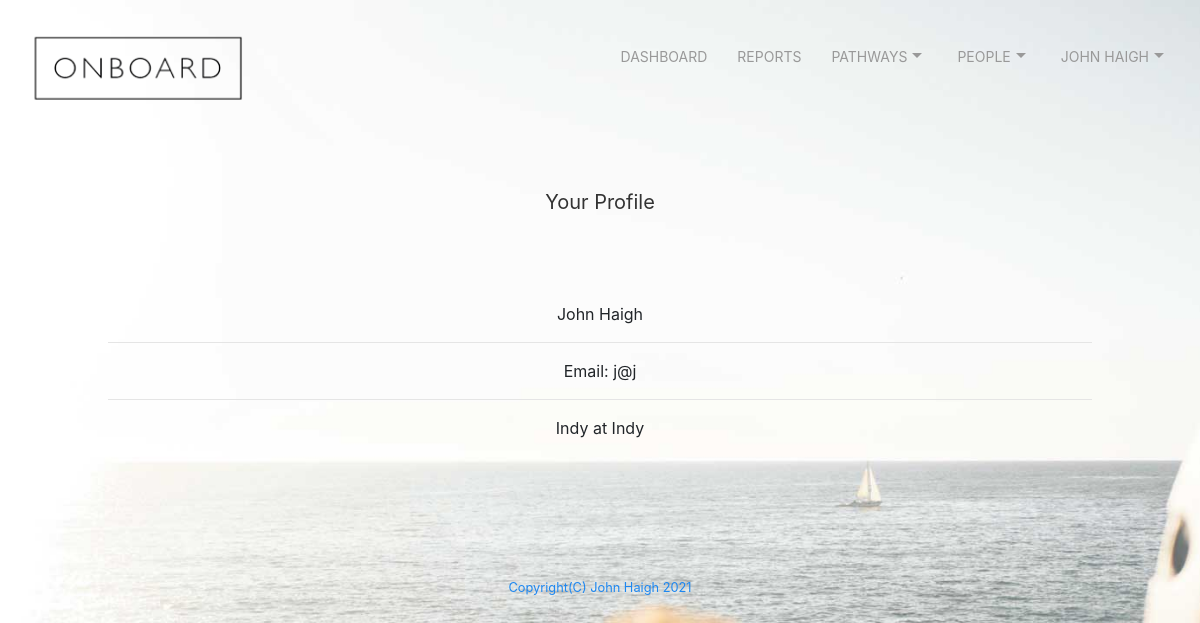
The page /profile (signed in) on the database as committed earlier.
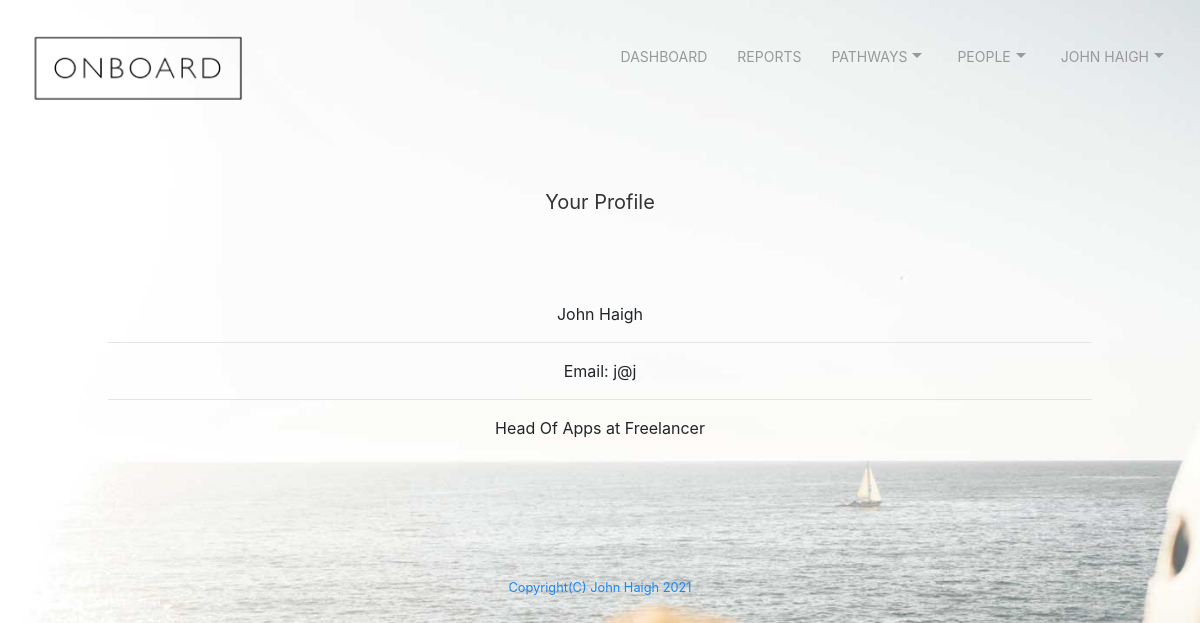
The same page on the database as committed later.
### tables this page shows
CREATE TABLE users ('id' integer PRIMARY KEY NOT NULL, 'email' text NOT NULL, 'firstname' text NOT NULL,'lastname' text NOT NULL, 'password' text NOT NULL, 'company' text NOT NULL, 'jobrole' text NOT NULL,'companymail' text NOT NULL);

### app.py (the view)
@app.route("/profile", methods=["GET", "POST"])
@login_required
def profile():
    if request.method == "GET":
        db = SQL("sqlite:///onboard.db")
        info = db.execute("SELECT * FROM users WHERE id = ?", session["user_id"])
        firstname = info[0]['firstname']
        lastname = info[0]['lastname']
        email = info[0]['email']
        company = info[0]['company']
        jobrole = info[0]['jobrole']
        fullname = firstname + ' ' + lastname
        return render_template('profile.html',  firstname = firstname, lastname = lastname, email = email, company = company, jobrole = jobrole, FullName = fullname)
    else:
        return render_template('update.html')

### app.py (called while the page is built)
@app.after_request
def after_request(response):
    response.headers["Cache-Control"] = "no-cache, no-store, must-revalidate"
    response.headers["Expires"] = 0
    response.headers["Pragma"] = "no-cache"
    return response

def login_required(f):
    @wraps(f)
    def decorated_function(*args, **kwargs):
        if session.get("user_id") is None:
            return redirect("/login")
        return f(*args, **kwargs)
    return decorated_function

### templates/profile.html (shortened to what this page needs)
{% extends "layout.html" %}
{% block main %}
<h4>Your Profile</h4>
<div id="center">
  <table class="uk-table uk-table-divider">
    <tr><td>{{firstname}} {{lastname}}</td></tr>
    <tr><td>Email: {{email}}</td></tr>
    <tr><td>{{jobrole}} at {{company}}</td></tr>
  </table>
</div>
{% endblock %}

### templates/layout.html (shortened to what this page needs)
<!DOCTYPE html>
<html lang="en">
<head>
  <link href="https://maxcdn.bootstrapcdn.com/bootstrap/4.1.3/css/bootstrap.min.css" rel="stylesheet">
  <link href="/static/styles.css" rel="stylesheet">
  <link rel="stylesheet" href="static/css/uikit.min.css" />
</head>
<div class="uk-position-relative">
  <div class="uk-position-top">
    <nav class="uk-navbar-container uk-navbar-transparent" uk-navbar>
      <div class="uk-navbar-right">
        <ul class="uk-navbar-nav">
          {% if session.user_id %}
          <li><a href="/dashboard">Dashboard</a></li>
          <li><a href="/report">Reports</a></li>
          <li><a href="/pathways">Pathways<span uk-icon="icon:  triangle-down"></span></a>
          </li>
          <li><a href="/people">People<span uk-icon="icon:  triangle-down"></span></a>
          </li>
          <li>
            <a href="#">{{FullName}}<span uk-icon="icon:  triangle-down"></span></a>
                {% else %}
                <li><a href="/register">Register</a></li>
                <li><a href="/login">Login</a></li>
                {% endif %}
          </li>
        </ul>
      </div>
    </nav>
  </div>
</div>
<body class="p-3 mb-2 bg-light">
  <nav class="uk-navbar-container uk-navbar-transparent">
    {% if session.user_id %}
    <a href="/dashboard"><img src="/static/images/onboard_logo.png" height="75px" width="244px" alt="Logo"></a>
    {% else %}
    <a href="/dashboard"><img src="/static/images/onboard_logo.png" height="75px" width="244px" alt="Logo"></a>
    {% endif %}
  <main class="container p-5">
    {% block main %}{% endblock %}
  </main>
<footer id="page-footer" class="uk-margin-top" uk-sticky>
      <div class="footer">
          <a href="mailto:johnhaigh@icloud.com"><small>Copyright(C) John Haigh 2021</small></p>
        </div>
</footer>
</body>
</html>

### static/styles.css (style rules this page uses)
#center { margin-left: auto; margin-right: auto; text-align: center; padding: 30px; }
body { border-color: coral; }
h4 { text-align: center; colour: white; font-weight: 100; padding: 20px }
body { background-image: url("images/ikaia-pal-V1GDlBQFrV0-unsplash.jpg"); background-position: center center; background-repeat: no-repeat; background-attachment: fixed; background-size: cover; background-color: #464646; height: 100vh; }
.footer { text-align: center; height: 40px; width: 300px%; border-width: thin; border-color: black; }

Rows that differ between the two databases and show on the page:
changed users "John": jobrole "Indy" → "Head Of Apps"; company "Indy" → "Freelancer"
